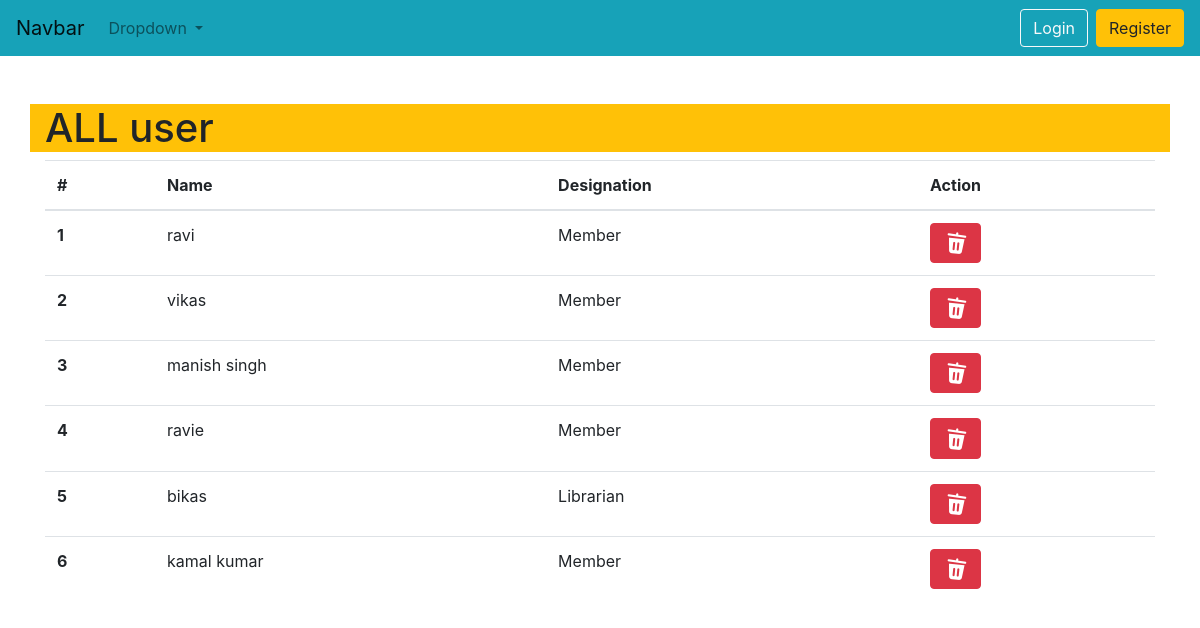
The app's page /au/ with its own data.
### school/models.py (models this page shows, shortened)
class MyUser(AbstractBaseUser,PermissionsMixin):
    username=models.CharField(max_length=20,unique=True)
    designation=models.CharField(max_length=20,choices=CHOICES)
    created_at=models.DateTimeField(auto_now_add=True)
    updated_at=models.DateTimeField(auto_now_add=True)
    is_active = models.BooleanField(default=True)
    is_admin = models.BooleanField(default=False)
    objects = MyUserManager()
    USERNAME_FIELD = 'username'
    REQUIRED_FIELDS = ['designation']

### school/views.py (the view)
# urls.py: path('au/',views.All_User,name='all_user'),
def All_User(request):
    all_user=MyUser.objects.exclude(is_superuser=True).all()
    return render(request,'all_user.html',{'all_user':all_user,})

### school/templates/all_user.html
{% extends 'base.html' %}
{%block content1 %}
<h1 class='container bg-warning d-flex mt-5'>ALL user</h1>
<div class="container">
    <table class="table table-hover">
        <thead>
          <tr>
            <th scope="col">#</th>
            <th scope="col">Name</th>
            <th scope="col">Designation</th>
            <th scope="col">Action</th>
          </tr>
        </thead>
        <tbody>
            {% for i in all_user %}
          <tr>
            <th scope="row">{{forloop.counter}}</th>
            <td>{{i.username}}</td>
            <td>{{i.designation}}</td>
            <td>
              <a class="btn btn-danger" href="{% url 'delete_user_by_admin' i.id %}" role="button">
                <img src="/static/images/trash.gif" style="width:25px; height:25px; color:white;" alt="">
            </td>
          </tr>
           {% endfor %}
        </tbody>
      </table>
</div>
{% endblock %}

### records on screen
MyUser: username "ravi", designation "Member"
MyUser: username "vikas", designation "Member"
MyUser: username "manish singh", designation "Member"
MyUser: username "ravie", designation "Member"
MyUser: username "bikas", designation "Librarian"
MyUser: username "kamal kumar", designation "Member"
